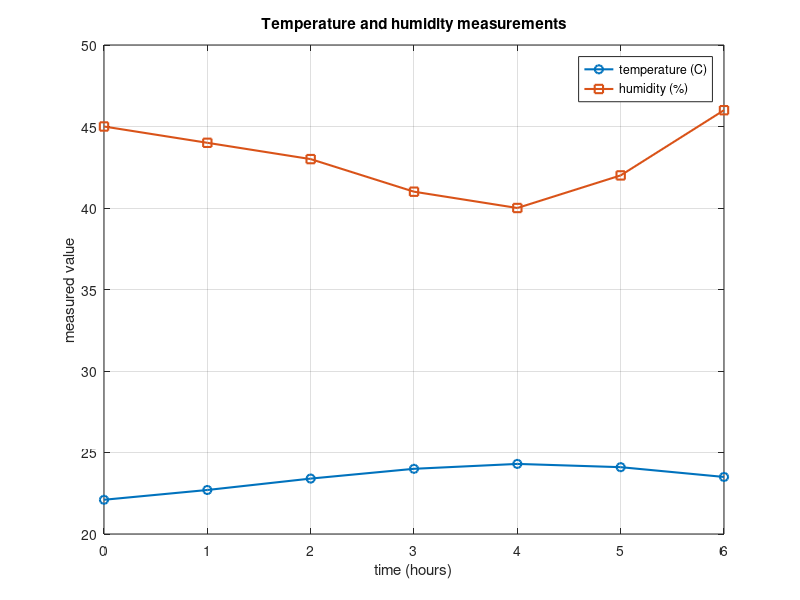

MATLAB code to generate this figure:
% MATH 346 - Week 1
% Possible worked solution - compare only after attempting the starter.
% Other correct implementations are possible.
% Matrix columns as measured variables

clear; clc; close all;

% Columns: time in hours, temperature in Celsius, humidity in percent
measurements = [
    0   22.1   45
    1   22.7   44
    2   23.4   43
    3   24.0   41
    4   24.3   40
    5   24.1   42
    6   23.5   46
];

time_hours = measurements(:, 1);
temperature_c = measurements(:, 2);
humidity_percent = measurements(:, 3);

figure;
plot(time_hours, temperature_c, "-o", "LineWidth", 1.5);
hold on;
plot(time_hours, humidity_percent, "-s", "LineWidth", 1.5);
hold off;

xlabel("time (hours)");
ylabel("measured value");
title("Temperature and humidity measurements");
legend("temperature (C)", "humidity (%)", "Location", "best");
grid on;

mean_temperature = mean(temperature_c);
maximum_humidity = max(humidity_percent);

fprintf("Mean temperature: %.2f C\n", mean_temperature);
fprintf("Maximum humidity: %.1f percent\n", maximum_humidity);
